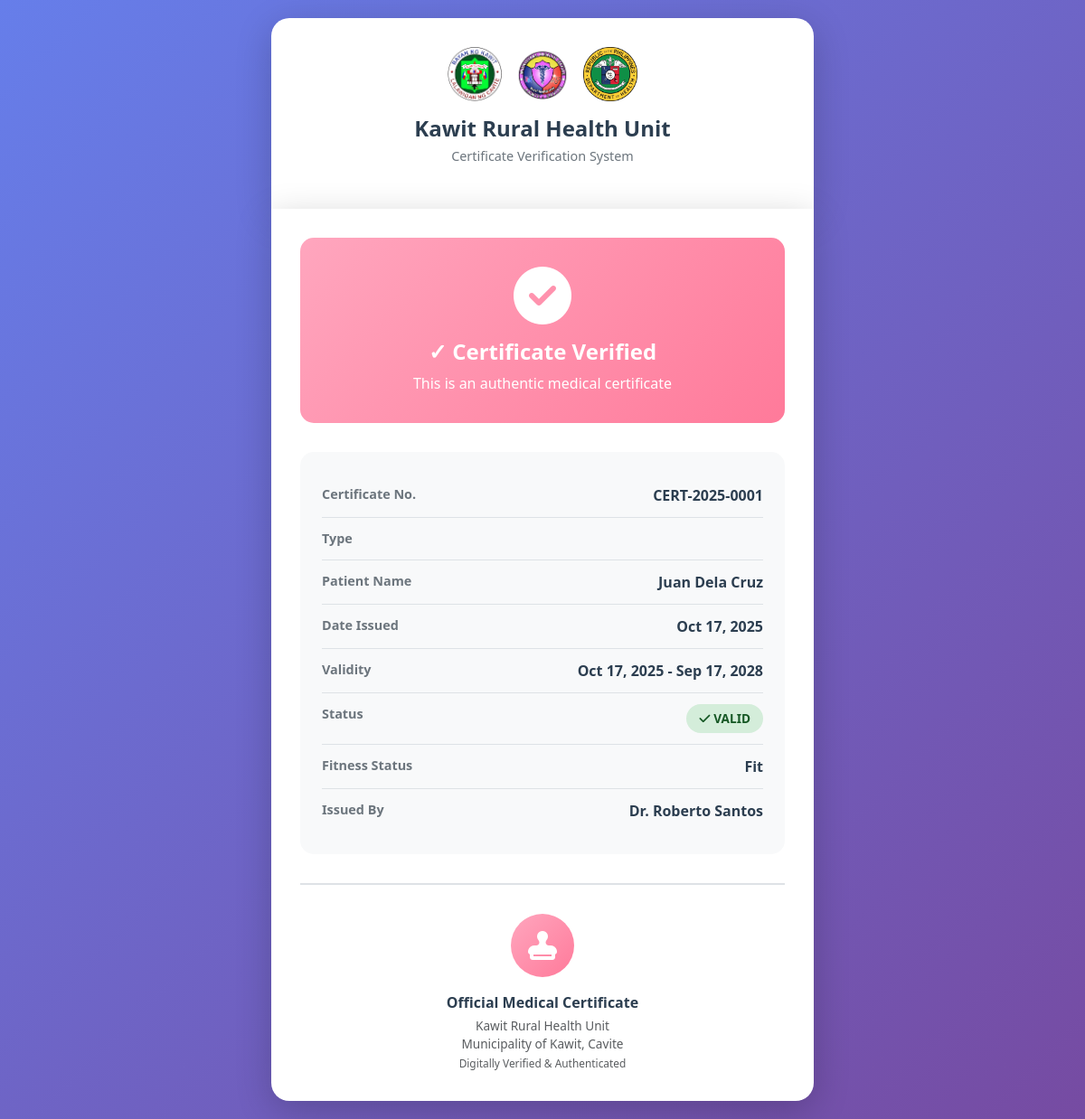
The page /kawit_rhu/verify_certificate.php?cert=CERT-2025-0001 on the database its author committed.
### tables this page shows
CREATE TABLE `medical_certificates` (
  `id` int(11) NOT NULL,
  `certificate_number` varchar(50) NOT NULL,
  `patient_id` int(11) NOT NULL,
  `patient_full_name_override` varchar(255) DEFAULT NULL,
  `patient_age_override` int(11) DEFAULT NULL,
  `patient_gender_override` varchar(10) DEFAULT NULL,
  `patient_address_override` text DEFAULT NULL,
  `examination_date` date DEFAULT NULL,
  `checkup_instructions` text DEFAULT NULL,
  `consultation_id` int(11) DEFAULT NULL,
  `issued_by` int(11) DEFAULT NULL,
  `assigned_doctor_id` int(11) DEFAULT NULL,
  `certificate_type` enum('Fit to Work','Medical Certificate','Health Certificate','Vaccination Certificate','Other') NOT NULL,
  `purpose` varchar(200) NOT NULL,
  `date_issued` date NOT NULL,
  `valid_from` date DEFAULT NULL,
  `valid_until` date DEFAULT NULL,
  `diagnosis` text DEFAULT NULL,
  `impressions` text DEFAULT NULL,
  `physical_findings` text DEFAULT NULL,
  `recommendations` text DEFAULT NULL,
  `remarks` text DEFAULT NULL,
  `restrictions` text DEFAULT NULL,
  `fitness_status` enum('Fit','Unfit','Conditional','Pending Further Evaluation') DEFAULT 'Fit',
  `template_used` varchar(100) DEFAULT NULL,
  `qr_code` varchar(255) DEFAULT NULL,
  `digital_signature` varchar(255) DEFAULT NULL,
  `status` enum('pending','approved_for_checkup','completed_checkup','ready_for_download','downloaded','cancelled','expired','draft','issued','revoked') DEFAULT 'pending',
  `created_at` timestamp NOT NULL DEFAULT current_timestamp(),
  `updated_at` timestamp NOT NULL DEFAULT current_timestamp() ON UPDATE current_timestamp()
);

### kawit_rhu/verify_certificate.php (the view, shortened to what this page needs)
<?php
$host = 'localhost';
$dbname = 'kawit_rhu';
$username = 'root';
$password = '';
try {
    $pdo = new PDO("mysql:host=$host;dbname=$dbname", $username, $password);
    $pdo->setAttribute(PDO::ATTR_ERRMODE, PDO::ERRMODE_EXCEPTION);
} catch(PDOException $e) {
    die("Connection failed: " . $e->getMessage());
}
$cert_number = $_GET['cert'] ?? '';
$certificate = null;
$error = '';
if ($cert_number) {
    $stmt = $pdo->prepare("
        SELECT mc.certificate_number,
               mc.certificate_type,
               mc.date_issued,
               mc.valid_from,
               mc.valid_until,
               mc.fitness_status,
               COALESCE(mc.patient_full_name_override, CONCAT(p.first_name, ' ', p.last_name)) as patient_name,
               CONCAT(s.first_name, ' ', s.last_name) as doctor_name
        FROM medical_certificates mc
        JOIN patients p ON mc.patient_id = p.id
        LEFT JOIN staff s ON mc.issued_by = s.id
        WHERE mc.certificate_number = ?
        AND mc.status IN ('ready_for_download', 'downloaded')
    ");
    $stmt->execute([$cert_number]);
    $certificate = $stmt->fetch(PDO::FETCH_ASSOC);
    if (!$certificate) {
        $error = 'Certificate not found or not yet issued.';
    } else {
        if ($certificate['valid_until'] && strtotime($certificate['valid_until']) < time()) {
            $certificate['is_expired'] = true;
        } else {
            $certificate['is_expired'] = false;
        }
    }
} else {
    $error = 'No certificate number provided.';
}
?>
<!DOCTYPE html>
<html lang="en">
<head>
    <link href="https://cdnjs.cloudflare.com/ajax/libs/bootstrap/5.3.0/css/bootstrap.min.css" rel="stylesheet">
    <link href="https://cdnjs.cloudflare.com/ajax/libs/font-awesome/6.4.0/css/all.min.css" rel="stylesheet">
</head>
<body>
    <div class="verify-container">
        <div class="header-card">
            <div class="header-logo">
                <img src="Pictures/logo2.png" alt="Logo 1" onerror="this.style.display='none'">
                <img src="Pictures/logo1.png" alt="Logo 2" onerror="this.style.display='none'">
                <img src="Pictures/logo3.png" alt="Logo 3" onerror="this.style.display='none'">
            </div>
            <h1 class="header-title">Kawit Rural Health Unit</h1>
            <p class="header-subtitle">Certificate Verification System</p>
        </div>
        <div class="certificate-card">
            <?php if ($error): ?>
                <div class="verification-badge error-badge">
                    <i class="fas fa-times-circle"></i>
                    <h3>Verification Failed</h3>
                    <p class="mb-0"><?php echo htmlspecialchars($error); ?></p>
                </div>
                <div class="text-center">
                    <p class="text-muted mb-3">The certificate could not be verified. Please check the QR code and try again.</p>
                </div>
            <?php else: ?>
                <div class="verification-badge">
                    <i class="fas fa-check-circle"></i>
                    <h3>✓ Certificate Verified</h3>
                    <p class="mb-0">This is an authentic medical certificate</p>
                </div>
                <div class="info-card">
                    <div class="info-item">
                        <span class="info-label">Certificate No.</span>
                        <span class="info-value"><?php echo htmlspecialchars($certificate['certificate_number']); ?></span>
                    </div>
                    <div class="info-item">
                        <span class="info-label">Type</span>
                    </div>
                    <div class="info-item">
                        <span class="info-label">Patient Name</span>
                        <span class="info-value"><?php echo htmlspecialchars($certificate['patient_name']); ?></span>
                    </div>
                    <div class="info-item">
                        <span class="info-label">Date Issued</span>
                        <span class="info-value"><?php echo date('M j, Y', strtotime($certificate['date_issued'])); ?></span>
                    </div>
                    <?php if ($certificate['valid_from'] && $certificate['valid_until']): ?>
                    <div class="info-item">
                        <span class="info-label">Validity</span>
                        <span class="info-value">
                            <?php echo date('M j, Y', strtotime($certificate['valid_from'])); ?> -
                            <?php echo date('M j, Y', strtotime($certificate['valid_until'])); ?>
                        </span>
                    </div>
                    <?php endif; ?>
                    <div class="info-item">
                        <span class="info-label">Status</span>
                        <span class="info-value">
                            <?php if ($certificate['is_expired']): ?>
                                <span class="validity-badge validity-expired">
                                    <i class="fas fa-exclamation-triangle me-1"></i>EXPIRED
                                </span>
                            <?php else: ?>
                                <span class="validity-badge validity-valid">
                                    <i class="fas fa-check me-1"></i>VALID
                                </span>
                            <?php endif; ?>
                        </span>
                    </div>
                    <?php if ($certificate['fitness_status']): ?>
                    <div class="info-item">
                        <span class="info-label">Fitness Status</span>
                        <span class="info-value"><?php echo htmlspecialchars($certificate['fitness_status']); ?></span>
                    </div>
                    <?php endif; ?>
                    <div class="info-item">
                        <span class="info-label">Issued By</span>
                        <span class="info-value">Dr. <?php echo htmlspecialchars($certificate['doctor_name']); ?></span>
                    </div>
                </div>
                <div class="seal-section">
                    <div class="seal-icon">
                        <i class="fas fa-stamp"></i>
                    </div>
                    <p class="mb-1" style="font-weight: 600; color: var(--text-dark);">
                        Official Medical Certificate
                    </p>
                    <p class="text-muted mb-0" style="font-size: 0.85rem;">
                        Kawit Rural Health Unit<br>
                        Municipality of Kawit, Cavite<br>
                        <small>Digitally Verified & Authenticated</small>
                    </p>
                </div>
            <?php endif; ?>
        </div>
    </div>
</body>
</html>

### kawit_rhu/verify_certificate.php (style rules this page uses)
:root { --kawit-pink: #FFA6BE; --dark-pink: #FF7A9A; --text-dark: #2c3e50; --kawit-gradient: linear-gradient(135deg, #FFA6BE 0%, #FF7A9A 100%); }
body { background: linear-gradient(135deg, #667eea 0%, #764ba2 100%); min-height: 100vh; display: flex; align-items: center; justify-content: center; padding: 20px; font-family: 'Segoe UI', Tahoma, Geneva, Verdana, sans-serif; }
.verify-container { max-width: 600px; width: 100%; }
.header-card { background: white; border-radius: 20px 20px 0 0; padding: 2rem; text-align: center; box-shadow: 0 10px 40px rgba(0, 0, 0, 0.2); }
.header-logo { display: flex; justify-content: center; gap: 15px; margin-bottom: 1rem; }
.header-logo img { max-width: 60px; height: auto; }
.header-title { font-size: 1.5rem; font-weight: 700; color: var(--text-dark); margin-bottom: 0.3rem; }
.header-subtitle { color: #6c757d; font-size: 0.9rem; }
.certificate-card { background: white; border-radius: 0 0 20px 20px; padding: 2rem; box-shadow: 0 10px 40px rgba(0, 0, 0, 0.2); }
.verification-badge { text-align: center; padding: 2rem 1.5rem; background: var(--kawit-gradient); border-radius: 15px; color: white; margin-bottom: 2rem; }
.verification-badge i { font-size: 4rem; margin-bottom: 1rem; }
.verification-badge h3 { margin: 0 0 0.5rem 0; font-weight: 700; font-size: 1.5rem; }
.info-card { background: #f8f9fa; border-radius: 15px; padding: 1.5rem; margin-bottom: 1.5rem; }
.info-item { display: flex; justify-content: space-between; padding: 0.75rem 0; border-bottom: 1px solid #dee2e6; }
.info-item:last-child { border-bottom: none; }
.info-label { font-weight: 600; color: #6c757d; font-size: 0.9rem; }
.info-value { color: var(--text-dark); font-weight: 600; text-align: right; }
.validity-badge { display: inline-block; padding: 6px 14px; border-radius: 20px; font-weight: 600; font-size: 0.85rem; }
.validity-valid { background: #d4edda; color: #155724; }
.seal-section { text-align: center; margin-top: 2rem; padding-top: 2rem; border-top: 2px solid #dee2e6; }
.seal-icon { width: 70px; height: 70px; background: var(--kawit-gradient); border-radius: 50%; display: inline-flex; align-items: center; justify-content: center; color: white; font-size: 2rem; margin-bottom: 1rem; }

### rows shown on the page
medical_certificates: certificate_number "CERT-2025-0001", date_issued "Oct 17, 2025", valid_from "Oct 17, 2025", valid_until "Sep 17, 2028", fitness_status "Fit"

### other values the page prints
$certificate['patient_name'] "Juan Dela Cruz"
$certificate['doctor_name'] "Roberto Santos"
